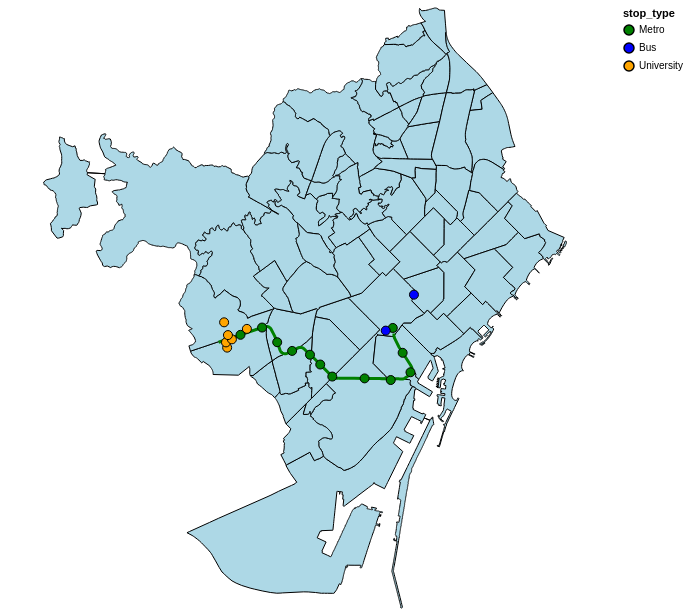

Write notebook code for a chart like this one.
### Code cell
neigh_layer = alt.Chart(neigh).mark_geoshape(
    stroke="black",
    fill="lightblue"
).properties(
    width=600,
    height=600
    
).encode(tooltip=['name'])

trajectory_layer = alt.Chart(geo_df_trajectories).mark_geoshape(
    stroke="green",
    filled = False,
    strokeWidth=3).encode(tooltip=['name']
).properties(
    width=600,
    height=600
)

point_layer = alt.Chart(geo_df_stops).mark_geoshape(
    stroke="black",size=0).encode(tooltip=['name'],color = alt.Color('stop_type:N', scale=alt.Scale(domain=['Metro', 'Bus', 'University'], range=['green', 'blue', 'orange'])))
neigh_layer + trajectory_layer + point_layer

### Figure 1 — Vega-Lite specification as saved in the notebook (floating-point values rounded to 4 significant figures; data arrays with more than 128 entries replaced by an {"elided": "..."} marker saying what was removed)
{"config": {"view": {"continuousWidth": 300, "continuousHeight": 300}}, "layer": [{"data": {"name": "data-ff3992ad043cdfa6038f5a9446ee4523"}, "mark": {"type": "geoshape", "fill": "lightblue", "stroke": "black"}, "encoding": {"tooltip": [{"field": "name", "type": "nominal"}]}}, {"data": {"name": "data-755e758e362c58ba244d529a733db689"}, "mark": {"type": "geoshape", "filled": false, "stroke": "green", "strokeWidth": 3}, "encoding": {"tooltip": [{"field": "name", "type": "nominal"}]}}, {"data": {"name": "data-402085451d783d8c24e45f92ad0344ac"}, "mark": {"type": "geoshape", "size": 0, "stroke": "black"}, "encoding": {"color": {"field": "stop_type", "scale": {"domain": ["Metro", "Bus", "University"], "range": ["green", "blue", "orange"]}, "type": "nominal"}, "tooltip": [{"field": "name", "type": "nominal"}]}}], "height": 600, "width": 600, "$schema": "https://vega.github.io/schema/vega-lite/v6.1.0.json", "datasets": {"data-ff3992ad043cdfa6038f5a9446ee4523": [{"name": "la Barceloneta", "type": "Feature", "geometry": {"type": "Polygon", "coordinates": {"elided": "1x539x2 float values"}}}, {"name": "la Marina del Prat Vermell", "type": "Feature", "geometry": {"type": "Polygon", "coordinates": {"elided": "1x2940x2 float values"}}}, {"name": "Sant Antoni", "type": "Feature", "geometry": {"type": "Polygon", "coordinates": [[[2.168, 41.38], [2.168, 41.38], [2.158, 41.38], [2.156, 41.38], [2.154, 41.38], [2.151, 41.38], [2.15, 41.38], [2.15, 41.38], [2.152, 41.38], [2.153, 41.38], [2.156, 41.38], [2.159, 41.38], [2.161, 41.38], [2.162, 41.38], [2.163, 41.39], [2.164, 41.39], [2.165, 41.39], [2.164, 41.39], [2.163, 41.38], [2.167, 41.38], [2.168, 41.38]]]}}, {"name": "Vallvidrera, el Tibidabo i les Planes", "type": "Feature", "geometry": {"type": "Polygon", "coordinates": {"elided": "1x1725x2 float values"}}}, {"name": "Sarrià", "type": "Feature", "geometry": {"type": "Polygon", "coordinates": {"elided": "1x656x2 float values"}}}, {"name": "Vallcarca i els Penitents", "type": "Feature", "geometry": {"type": "Polygon", "coordinates": {"elided": "1x521x2 float values"}}}, {"name": "Baró de Viver", "type": "Feature", "geometry": {"type": "Polygon", "coordinates": [[[2.197, 41.44], [2.196, 41.44], [2.196, 41.44], [2.196, 41.44], [2.196, 41.44], [2.197, 41.45], [2.197, 41.45], [2.198, 41.45], [2.198, 41.45], [2.2, 41.45], [2.201, 41.45], [2.202, 41.45], [2.203, 41.45], [2.203, 41.45], [2.202, 41.45], [2.202, 41.45], [2.199, 41.45], [2.199, 41.45], [2.199, 41.44], [2.2, 41.44], [2.197, 41.44]]]}}, {"name": "Sant Genís dels Agudells", "type": "Feature", "geometry": {"type": "Polygon", "coordinates": {"elided": "1x580x2 float values"}}}, {"name": "Horta", "type": "Feature", "geometry": {"type": "Polygon", "coordinates": {"elided": "1x671x2 float values"}}}, {"name": "l'Antiga Esquerra de l'Eixample", "type": "Feature", "geometry": {"type": "Polygon", "coordinates": [[[2.157, 41.39], [2.158, 41.39], [2.16, 41.39], [2.161, 41.39], [2.162, 41.39], [2.164, 41.39], [2.165, 41.39], [2.165, 41.39], [2.164, 41.39], [2.163, 41.39], [2.162, 41.38], [2.161, 41.38], [2.159, 41.38], [2.157, 41.38], [2.156, 41.38], [2.154, 41.39], [2.153, 41.39], [2.152, 41.39], [2.151, 41.39], [2.148, 41.39], [2.148, 41.39], [2.144, 41.39], [2.144, 41.39], [2.144, 41.39], [2.144, 41.39], [2.144, 41.39], [2.144, 41.39], [2.145, 41.39], [2.145, 41.39], [2.145, 41.39], [2.145, 41.39], [2.145, 41.39], [2.145, 41.39], [2.145, 41.39], [2.145, 41.39], [2.145, 41.39], [2.145, 41.39], [2.145, 41.39], [2.145, 41.39], [2.145, 41.39], [2.145, 41.39], [2.155, 41.4], [2.155, 41.4], [2.156, 41.39], [2.157, 41.39]]]}}, {"name": "el Raval", "type": "Feature", "geometry": {"type": "Polygon", "coordinates": {"elided": "1x95x2 float values"}}}, {"name": "el Barri Gòtic", "type": "Feature", "geometry": {"type": "Polygon", "coordinates": {"elided": "1x119x2 float values"}}}, {"name": "Sant Pere, Santa Caterina i la Ribera", "type": "Feature", "geometry": {"type": "Polygon", "coordinates": {"elided": "1x65x2 float values"}}}, {"name": "el Fort Pienc", "type": "Feature", "geometry": {"type": "Polygon", "coordinates": [[[2.184, 41.39], [2.182, 41.39], [2.181, 41.39], [2.18, 41.39], [2.176, 41.39], [2.176, 41.39], [2.176, 41.39], [2.176, 41.39], [2.176, 41.39], [2.176, 41.39], [2.176, 41.39], [2.176, 41.39], [2.176, 41.39], [2.176, 41.39], [2.176, 41.39], [2.176, 41.4], [2.176, 41.4], [2.176, 41.4], [2.176, 41.4], [2.176, 41.4], [2.176, 41.4], [2.176, 41.4], [2.177, 41.4], [2.177, 41.4], [2.177, 41.4], [2.178, 41.4], [2.178, 41.4], [2.177, 41.4], [2.177, 41.4], [2.177, 41.4], [2.176, 41.4], [2.176, 41.4], [2.175, 41.4], [2.174, 41.4], [2.173, 41.4], [2.175, 41.4], [2.185, 41.4], [2.187, 41.4], [2.187, 41.39], [2.187, 41.39], [2.187, 41.39], [2.187, 41.39], [2.187, 41.39], [2.187, 41.39], [2.187, 41.39], [2.187, 41.39], [2.187, 41.39], [2.187, 41.39], [2.187, 41.39], [2.187, 41.39], [2.187, 41.39], [2.184, 41.39]]]}}, {"name": "la Sagrada Família", "type": "Feature", "geometry": {"type": "Polygon", "coordinates": [[[2.173, 41.4], [2.173, 41.4], [2.173, 41.4], [2.171, 41.4], [2.17, 41.4], [2.17, 41.4], [2.17, 41.4], [2.172, 41.4], [2.169, 41.41], [2.175, 41.41], [2.179, 41.41], [2.181, 41.41], [2.182, 41.41], [2.183, 41.41], [2.186, 41.4], [2.185, 41.4], [2.185, 41.4], [2.175, 41.4], [2.173, 41.4]]]}}, {"name": "la Dreta de l'Eixample", "type": "Feature", "geometry": {"type": "Polygon", "coordinates": {"elided": "1x65x2 float values"}}}, {"name": "la Nova Esquerra de l'Eixample", "type": "Feature", "geometry": {"type": "Polygon", "coordinates": [[[2.152, 41.38], [2.15, 41.38], [2.149, 41.38], [2.149, 41.38], [2.148, 41.38], [2.142, 41.38], [2.143, 41.39], [2.143, 41.39], [2.143, 41.39], [2.143, 41.39], [2.144, 41.39], [2.144, 41.39], [2.148, 41.39], [2.148, 41.39], [2.151, 41.39], [2.152, 41.39], [2.153, 41.39], [2.154, 41.39], [2.156, 41.38], [2.157, 41.38], [2.159, 41.38], [2.156, 41.38], [2.153, 41.38], [2.152, 41.38]]]}}, {"name": "el Poble-sec", "type": "Feature", "geometry": {"type": "Polygon", "coordinates": {"elided": "1x312x2 float values"}}}, {"name": "la Marina de Port", "type": "Feature", "geometry": {"type": "Polygon", "coordinates": {"elided": "1x182x2 float values"}}}, {"name": "la Font de la Guatlla", "type": "Feature", "geometry": {"type": "Polygon", "coordinates": {"elided": "1x91x2 float values"}}}, {"name": "Hostafrancs", "type": "Feature", "geometry": {"type": "Polygon", "coordinates": {"elided": "1x91x2 float values"}}}, {"name": "la Bordeta", "type": "Feature", "geometry": {"type": "Polygon", "coordinates": {"elided": "1x92x2 float values"}}}, {"name": "Sants - Badal", "type": "Feature", "geometry": {"type": "Polygon", "coordinates": [[[2.13, 41.38], [2.13, 41.38], [2.131, 41.37], [2.131, 41.37], [2.132, 41.37], [2.132, 41.37], [2.132, 41.37], [2.131, 41.37], [2.131, 41.37], [2.131, 41.37], [2.131, 41.37], [2.131, 41.37], [2.13, 41.37], [2.13, 41.37], [2.13, 41.37], [2.129, 41.37], [2.129, 41.37], [2.129, 41.37], [2.129, 41.37], [2.128, 41.37], [2.128, 41.37], [2.127, 41.37], [2.127, 41.37], [2.126, 41.37], [2.126, 41.37], [2.126, 41.37], [2.125, 41.37], [2.125, 41.37], [2.124, 41.37], [2.124, 41.37], [2.124, 41.37], [2.124, 41.37], [2.124, 41.37], [2.124, 41.37], [2.124, 41.37], [2.124, 41.37], [2.124, 41.37], [2.124, 41.37], [2.123, 41.37], [2.122, 41.38], [2.122, 41.38], [2.122, 41.38], [2.122, 41.38], [2.123, 41.38], [2.125, 41.38], [2.128, 41.38], [2.129, 41.38], [2.129, 41.38], [2.13, 41.38], [2.13, 41.38], [2.13, 41.38]]]}}, {"name": "Sants", "type": "Feature", "geometry": {"type": "Polygon", "coordinates": {"elided": "1x106x2 float values"}}}, {"name": "les Corts", "type": "Feature", "geometry": {"type": "Polygon", "coordinates": {"elided": "1x82x2 float values"}}}, {"name": "la Maternitat i Sant Ramon", "type": "Feature", "geometry": {"type": "Polygon", "coordinates": {"elided": "1x86x2 float values"}}}, {"name": "Pedralbes", "type": "Feature", "geometry": {"type": "Polygon", "coordinates": {"elided": "1x313x2 float values"}}}, {"name": "les Tres Torres", "type": "Feature", "geometry": {"type": "Polygon", "coordinates": {"elided": "1x116x2 float values"}}}, {"name": "Sant Gervasi - la Bonanova", "type": "Feature", "geometry": {"type": "Polygon", "coordinates": {"elided": "1x514x2 float values"}}}, {"name": "Sant Gervasi - Galvany", "type": "Feature", "geometry": {"type": "Polygon", "coordinates": {"elided": "1x134x2 float values"}}}, {"name": "el Putxet i el Farró", "type": "Feature", "geometry": {"type": "Polygon", "coordinates": {"elided": "1x185x2 float values"}}}, {"name": "el Coll", "type": "Feature", "geometry": {"type": "Polygon", "coordinates": {"elided": "1x179x2 float values"}}}, {"name": "la Salut", "type": "Feature", "geometry": {"type": "Polygon", "coordinates": {"elided": "1x169x2 float values"}}}, {"name": "la Vila de Gràcia", "type": "Feature", "geometry": {"type": "Polygon", "coordinates": {"elided": "1x84x2 float values"}}}, {"name": "el Camp d'en Grassot i Gràcia Nova", "type": "Feature", "geometry": {"type": "Polygon", "coordinates": [[[2.169, 41.4], [2.167, 41.4], [2.166, 41.4], [2.165, 41.4], [2.165, 41.4], [2.164, 41.4], [2.164, 41.4], [2.163, 41.4], [2.162, 41.4], [2.162, 41.4], [2.162, 41.4], [2.164, 41.4], [2.163, 41.41], [2.163, 41.41], [2.163, 41.41], [2.163, 41.41], [2.162, 41.41], [2.162, 41.41], [2.161, 41.41], [2.161, 41.41], [2.161, 41.41], [2.161, 41.41], [2.16, 41.41], [2.16, 41.41], [2.16, 41.41], [2.159, 41.41], [2.158, 41.41], [2.158, 41.41], [2.16, 41.41], [2.161, 41.41], [2.162, 41.41], [2.162, 41.41], [2.163, 41.41], [2.164, 41.41], [2.164, 41.41], [2.164, 41.41], [2.165, 41.41], [2.169, 41.41], [2.172, 41.4], [2.169, 41.4]]]}}, {"name": "el Baix Guinardó", "type": "Feature", "geometry": {"type": "Polygon", "coordinates": [[[2.17, 41.41], [2.169, 41.41], [2.165, 41.41], [2.164, 41.41], [2.164, 41.41], [2.164, 41.41], [2.163, 41.41], [2.162, 41.41], [2.161, 41.41], [2.161, 41.41], [2.161, 41.41], [2.161, 41.41], [2.162, 41.41], [2.162, 41.41], [2.162, 41.41], [2.162, 41.41], [2.163, 41.41], [2.163, 41.41], [2.163, 41.41], [2.163, 41.41], [2.164, 41.41], [2.164, 41.41], [2.164, 41.41], [2.164, 41.41], [2.166, 41.41], [2.166, 41.41], [2.167, 41.42], [2.167, 41.42], [2.168, 41.42], [2.168, 41.42], [2.168, 41.42], [2.168, 41.42], [2.168, 41.42], [2.168, 41.42], [2.168, 41.42], [2.168, 41.42], [2.169, 41.42], [2.169, 41.42], [2.169, 41.42], [2.169, 41.42], [2.169, 41.42], [2.169, 41.42], [2.169, 41.42], [2.169, 41.42], [2.169, 41.42], [2.169, 41.42], [2.169, 41.42], [2.169, 41.42], [2.169, 41.41], [2.17, 41.41], [2.17, 41.41], [2.17, 41.41], [2.17, 41.41], [2.17, 41.41], [2.171, 41.41], [2.171, 41.41], [2.171, 41.41], [2.171, 41.41], [2.172, 41.41], [2.173, 41.41], [2.174, 41.41], [2.174, 41.41], [2.17, 41.41]]]}}, {"name": "Can Baró", "type": "Feature", "geometry": {"type": "Polygon", "coordinates": {"elided": "1x329x2 float values"}}}, {"name": "el Clot", "type": "Feature", "geometry": {"type": "Polygon", "coordinates": [[[2.192, 41.41], [2.194, 41.41], [2.194, 41.41], [2.194, 41.41], [2.194, 41.41], [2.195, 41.41], [2.195, 41.41], [2.195, 41.41], [2.195, 41.41], [2.196, 41.41], [2.197, 41.41], [2.197, 41.41], [2.197, 41.41], [2.195, 41.41], [2.193, 41.41], [2.191, 41.41], [2.19, 41.41], [2.188, 41.4], [2.188, 41.4], [2.188, 41.4], [2.188, 41.4], [2.188, 41.4], [2.187, 41.4], [2.187, 41.4], [2.187, 41.4], [2.187, 41.4], [2.187, 41.4], [2.186, 41.4], [2.186, 41.4], [2.186, 41.4], [2.186, 41.4], [2.183, 41.41], [2.185, 41.41], [2.186, 41.41], [2.187, 41.41], [2.187, 41.41], [2.187, 41.41], [2.187, 41.42], [2.187, 41.42], [2.188, 41.41], [2.189, 41.41], [2.19, 41.41], [2.191, 41.42], [2.191, 41.42], [2.192, 41.41]]]}}, {"name": "el Guinardó", "type": "Feature", "geometry": {"type": "Polygon", "coordinates": {"elided": "1x327x2 float values"}}}, {"name": "la Teixonera", "type": "Feature", "geometry": {"type": "Polygon", "coordinates": {"elided": "1x127x2 float values"}}}, {"name": "la Font d'en Fargues", "type": "Feature", "geometry": {"type": "Polygon", "coordinates": {"elided": "1x211x2 float values"}}}, {"name": "la Vall d'Hebron", "type": "Feature", "geometry": {"type": "Polygon", "coordinates": {"elided": "1x235x2 float values"}}}, {"name": "el Carmel", "type": "Feature", "geometry": {"type": "Polygon", "coordinates": {"elided": "1x373x2 float values"}}}, {"name": "el Parc i la Llacuna del Poblenou", "type": "Feature", "geometry": {"type": "Polygon", "coordinates": [[[2.194, 41.41], [2.195, 41.4], [2.195, 41.4], [2.196, 41.4], [2.197, 41.4], [2.197, 41.4], [2.197, 41.4], [2.197, 41.4], [2.195, 41.4], [2.194, 41.4], [2.194, 41.4], [2.195, 41.4], [2.196, 41.4], [2.195, 41.4], [2.191, 41.39], [2.19, 41.39], [2.189, 41.39], [2.188, 41.39], [2.187, 41.39], [2.185, 41.39], [2.182, 41.39], [2.187, 41.39], [2.187, 41.39], [2.187, 41.39], [2.187, 41.39], [2.187, 41.39], [2.187, 41.39], [2.187, 41.39], [2.187, 41.39], [2.187, 41.39], [2.187, 41.39], [2.187, 41.39], [2.187, 41.39], [2.187, 41.39], [2.187, 41.4], [2.185, 41.4], [2.186, 41.4], [2.186, 41.4], [2.186, 41.4], [2.186, 41.4], [2.187, 41.4], [2.187, 41.4], [2.187, 41.4], [2.187, 41.4], [2.187, 41.4], [2.188, 41.4], [2.188, 41.4], [2.188, 41.4], [2.188, 41.4], [2.188, 41.4], [2.19, 41.41], [2.191, 41.41], [2.193, 41.41], [2.194, 41.41], [2.194, 41.41]]]}}, {"name": "Montbau", "type": "Feature", "geometry": {"type": "Polygon", "coordinates": {"elided": "1x458x2 float values"}}}, {"name": "Provençals del Poblenou", "type": "Feature", "geometry": {"type": "Polygon", "coordinates": [[[2.196, 41.41], [2.194, 41.41], [2.193, 41.41], [2.191, 41.41], [2.193, 41.41], [2.195, 41.41], [2.197, 41.41], [2.198, 41.41], [2.202, 41.41], [2.203, 41.42], [2.205, 41.42], [2.208, 41.42], [2.21, 41.42], [2.21, 41.42], [2.21, 41.42], [2.209, 41.42], [2.209, 41.42], [2.208, 41.42], [2.208, 41.42], [2.208, 41.42], [2.207, 41.42], [2.209, 41.41], [2.21, 41.41], [2.211, 41.41], [2.212, 41.41], [2.211, 41.41], [2.21, 41.41], [2.209, 41.41], [2.208, 41.41], [2.206, 41.41], [2.204, 41.41], [2.202, 41.41], [2.199, 41.41], [2.196, 41.41]]]}}, {"name": "la Clota", "type": "Feature", "geometry": {"type": "Polygon", "coordinates": {"elided": "1x141x2 float values"}}}, {"name": "Vilapicina i la Torre Llobeta", "type": "Feature", "geometry": {"type": "Polygon", "coordinates": [[[2.166, 41.43], [2.166, 41.43], [2.166, 41.43], [2.166, 41.43], [2.167, 41.43], [2.167, 41.43], [2.169, 41.43], [2.169, 41.43], [2.17, 41.43], [2.172, 41.43], [2.173, 41.43], [2.174, 41.43], [2.175, 41.43], [2.176, 41.43], [2.177, 41.43], [2.178, 41.43], [2.183, 41.43], [2.184, 41.43], [2.184, 41.43], [2.184, 41.43], [2.179, 41.43], [2.177, 41.43], [2.177, 41.43], [2.177, 41.43], [2.176, 41.43], [2.176, 41.43], [2.176, 41.43], [2.17, 41.43], [2.17, 41.43], [2.167, 41.43], [2.165, 41.43], [2.164, 41.43], [2.164, 41.43], [2.164, 41.43], [2.164, 41.43], [2.164, 41.43], [2.164, 41.43], [2.164, 41.43], [2.164, 41.43], [2.165, 41.43], [2.165, 41.43], [2.166, 41.43], [2.165, 41.43], [2.164, 41.43], [2.164, 41.43], [2.164, 41.43], [2.165, 41.43], [2.165, 41.43], [2.166, 41.43]]]}}, {"name": "Porta", "type": "Feature", "geometry": {"type": "Polygon", "coordinates": [[[2.185, 41.44], [2.183, 41.43], [2.183, 41.43], [2.183, 41.43], [2.183, 41.43], [2.183, 41.43], [2.178, 41.43], [2.177, 41.43], [2.176, 41.43], [2.175, 41.43], [2.175, 41.43], [2.174, 41.43], [2.174, 41.43], [2.174, 41.43], [2.174, 41.43], [2.173, 41.43], [2.173, 41.43], [2.173, 41.43], [2.173, 41.43], [2.172, 41.43], [2.172, 41.43], [2.172, 41.44], [2.172, 41.44], [2.172, 41.44], [2.173, 41.44], [2.173, 41.44], [2.173, 41.44], [2.174, 41.44], [2.174, 41.44], [2.174, 41.44], [2.174, 41.44], [2.174, 41.44], [2.174, 41.44], [2.174, 41.44], [2.175, 41.44], [2.175, 41.44], [2.175, 41.44], [2.175, 41.44], [2.175, 41.44], [2.175, 41.44], [2.175, 41.44], [2.175, 41.44], [2.175, 41.44], [2.179, 41.44], [2.18, 41.44], [2.182, 41.44], [2.182, 41.44], [2.185, 41.44]]]}}, {"name": "el Turó de la Peira", "type": "Feature", "geometry": {"type": "Polygon", "coordinates": {"elided": "1x105x2 float values"}}}, {"name": "Can Peguera", "type": "Feature", "geometry": {"type": "Polygon", "coordinates": {"elided": "1x78x2 float values"}}}, {"name": "la Guineueta", "type": "Feature", "geometry": {"type": "Polygon", "coordinates": {"elided": "1x149x2 float values"}}}, {"name": "Canyelles", "type": "Feature", "geometry": {"type": "Polygon", "coordinates": {"elided": "1x237x2 float values"}}}, {"name": "Sant Martí de Provençals", "type": "Feature", "geometry": {"type": "Polygon", "coordinates": [[[2.197, 41.41], [2.197, 41.41], [2.197, 41.41], [2.197, 41.41], [2.196, 41.41], [2.195, 41.41], [2.195, 41.41], [2.195, 41.41], [2.195, 41.41], [2.194, 41.41], [2.194, 41.41], [2.194, 41.41], [2.194, 41.41], [2.192, 41.41], [2.193, 41.42], [2.194, 41.42], [2.193, 41.42], [2.193, 41.42], [2.193, 41.42], [2.193, 41.42], [2.193, 41.42], [2.193, 41.42], [2.194, 41.42], [2.194, 41.42], [2.195, 41.42], [2.196, 41.42], [2.198, 41.42], [2.199, 41.42], [2.199, 41.42], [2.199, 41.42], [2.199, 41.42], [2.2, 41.42], [2.202, 41.42], [2.203, 41.42], [2.204, 41.42], [2.204, 41.42], [2.205, 41.42], [2.205, 41.42], [2.203, 41.42], [2.202, 41.41], [2.198, 41.41], [2.197, 41.41]]]}}, {"name": "les Roquetes", "type": "Feature", "geometry": {"type": "Polygon", "coordinates": {"elided": "1x343x2 float values"}}}, {"name": "Verdun", "type": "Feature", "geometry": {"type": "Polygon", "coordinates": [[[2.175, 41.44], [2.175, 41.44], [2.175, 41.44], [2.175, 41.44], [2.174, 41.44], [2.174, 41.44], [2.174, 41.44], [2.174, 41.44], [2.174, 41.44], [2.174, 41.44], [2.174, 41.44], [2.174, 41.44], [2.173, 41.44], [2.173, 41.44], [2.173, 41.44], [2.173, 41.44], [2.173, 41.44], [2.173, 41.44], [2.173, 41.44], [2.173, 41.44], [2.173, 41.44], [2.173, 41.44], [2.173, 41.44], [2.173, 41.44], [2.172, 41.44], [2.172, 41.44], [2.172, 41.44], [2.172, 41.44], [2.172, 41.44], [2.172, 41.44], [2.173, 41.44], [2.174, 41.44], [2.174, 41.44], [2.174, 41.44], [2.175, 41.44], [2.175, 41.44], [2.175, 41.44], [2.176, 41.44], [2.176, 41.44], [2.176, 41.45], [2.177, 41.45], [2.177, 41.45], [2.178, 41.45], [2.178, 41.45], [2.179, 41.45], [2.179, 41.45], [2.179, 41.45], [2.179, 41.45], [2.179, 41.45], [2.18, 41.45], [2.179, 41.45], [2.179, 41.44], [2.178, 41.44], [2.178, 41.44], [2.178, 41.44], [2.178, 41.44], [2.177, 41.44], [2.177, 41.44], [2.176, 41.44], [2.175, 41.44]]]}}, {"name": "la Prosperitat", "type": "Feature", "geometry": {"type": "Polygon", "coordinates": [[[2.176, 41.44], [2.175, 41.44], [2.175, 41.44], [2.175, 41.44], [2.175, 41.44], [2.175, 41.44], [2.175, 41.44], [2.175, 41.44], [2.175, 41.44], [2.175, 41.44], [2.175, 41.44], [2.175, 41.44], [2.176, 41.44], [2.177, 41.44], [2.177, 41.44], [2.178, 41.44], [2.178, 41.44], [2.178, 41.44], [2.178, 41.44], [2.179, 41.44], [2.179, 41.45], [2.18, 41.45], [2.18, 41.45], [2.18, 41.45], [2.18, 41.45], [2.18, 41.45], [2.181, 41.45], [2.182, 41.45], [2.183, 41.45], [2.185, 41.45], [2.186, 41.45], [2.187, 41.45], [2.187, 41.45], [2.187, 41.45], [2.187, 41.45], [2.188, 41.45], [2.186, 41.44], [2.186, 41.44], [2.185, 41.44], [2.182, 41.44], [2.182, 41.44], [2.18, 41.44], [2.179, 41.44], [2.176, 41.44]]]}}, {"name": "la Trinitat Nova", "type": "Feature", "geometry": {"type": "Polygon", "coordinates": {"elided": "1x128x2 float values"}}}, {"name": "Ciutat Meridiana", "type": "Feature", "geometry": {"type": "Polygon", "coordinates": {"elided": "1x170x2 float values"}}}, {"name": "Vallbona", "type": "Feature", "geometry": {"type": "Polygon", "coordinates": {"elided": "1x80x2 float values"}}}, {"name": "la Trinitat Vella", "type": "Feature", "geometry": {"type": "Polygon", "coordinates": {"elided": "1x99x2 float values"}}}, {"name": "Torre Baró", "type": "Feature", "geometry": {"type": "Polygon", "coordinates": {"elided": "1x492x2 float values"}}}, {"name": "el Bon Pastor", "type": "Feature", "geometry": {"type": "Polygon", "coordinates": {"elided": "1x143x2 float values"}}}, {"name": "Sant Andreu", "type": "Feature", "geometry": {"type": "Polygon", "coordinates": {"elided": "1x122x2 float values"}}}, {"name": "la Sagrera", "type": "Feature", "geometry": {"type": "Polygon", "coordinates": {"elided": "1x77x2 float values"}}}, {"name": "el Congrés i els Indians", "type": "Feature", "geometry": {"type": "Polygon", "coordinates": [[[2.181, 41.42], [2.181, 41.42], [2.181, 41.42], [2.181, 41.42], [2.181, 41.42], [2.181, 41.42], [2.181, 41.42], [2.18, 41.42], [2.177, 41.43], [2.176, 41.43], [2.176, 41.43], [2.177, 41.43], [2.177, 41.43], [2.177, 41.43], [2.179, 41.43], [2.184, 41.43], [2.184, 41.43], [2.184, 41.43], [2.184, 41.42], [2.184, 41.42], [2.184, 41.42], [2.183, 41.42], [2.182, 41.42], [2.182, 41.42], [2.182, 41.42], [2.181, 41.42], [2.181, 41.42]]]}}, {"name": "Navas", "type": "Feature", "geometry": {"type": "Polygon", "coordinates": [[[2.189, 41.42], [2.19, 41.42], [2.191, 41.42], [2.191, 41.42], [2.191, 41.42], [2.191, 41.42], [2.191, 41.42], [2.191, 41.42], [2.191, 41.42], [2.19, 41.41], [2.189, 41.41], [2.188, 41.41], [2.183, 41.42], [2.181, 41.42], [2.18, 41.42], [2.18, 41.42], [2.181, 41.42], [2.181, 41.42], [2.181, 41.42], [2.182, 41.42], [2.182, 41.42], [2.182, 41.42], [2.183, 41.42], [2.184, 41.42], [2.184, 41.42], [2.186, 41.42], [2.187, 41.42], [2.187, 41.42], [2.189, 41.42]]]}}, {"name": "el Camp de l'Arpa del Clot", "type": "Feature", "geometry": {"type": "Polygon", "coordinates": [[[2.185, 41.41], [2.183, 41.41], [2.182, 41.41], [2.181, 41.41], [2.179, 41.41], [2.175, 41.41], [2.181, 41.42], [2.183, 41.42], [2.187, 41.42], [2.187, 41.42], [2.187, 41.41], [2.187, 41.41], [2.187, 41.41], [2.186, 41.41], [2.185, 41.41]]]}}, {"name": "la Vila Olímpica del Poblenou", "type": "Feature", "geometry": {"type": "Polygon", "coordinates": {"elided": "1x288x2 float values"}}}, {"name": "el Poblenou", "type": "Feature", "geometry": {"type": "Polygon", "coordinates": {"elided": "1x85x2 float values"}}}, {"name": "la Verneda i la Pau", "type": "Feature", "geometry": {"type": "Polygon", "coordinates": {"elided": "1x78x2 float values"}}}, {"name": "Diagonal Mar i el Front Marítim del Poblenou", "type": "Feature", "geometry": {"type": "Polygon", "coordinates": {"elided": "1x388x2 float values"}}}, {"name": "el Besòs i el Maresme", "type": "Feature", "geometry": {"type": "Polygon", "coordinates": {"elided": "1x492x2 float values"}}}], "data-755e758e362c58ba244d529a733db689": [{"name": "Palau Reial", "type": "Feature", "geometry": {"type": "MultiLineString", "coordinates": [[[2.111, 41.38], [2.112, 41.38], [2.115, 41.38], [2.115, 41.39], [2.117, 41.39], [2.119, 41.39]]]}}, {"name": "Maria Cristina", "type": "Feature", "geometry": {"type": "MultiLineString", "coordinates": [[[2.119, 41.39], [2.126, 41.39]]]}}, {"name": "Les Corts", "type": "Feature", "geometry": {"type": "MultiLineString", "coordinates": [[[2.126, 41.39], [2.126, 41.39], [2.127, 41.39], [2.127, 41.39], [2.127, 41.39], [2.127, 41.39], [2.127, 41.39], [2.127, 41.39], [2.128, 41.39], [2.128, 41.39], [2.128, 41.39], [2.128, 41.39], [2.128, 41.39], [2.128, 41.39], [2.129, 41.39], [2.129, 41.39], [2.129, 41.39], [2.129, 41.39], [2.129, 41.39], [2.129, 41.39], [2.13, 41.39], [2.13, 41.39], [2.13, 41.39], [2.13, 41.39], [2.131, 41.38]]]}}, {"name": "Plaça del Centre", "type": "Feature", "geometry": {"type": "MultiLineString", "coordinates": [[[2.131, 41.38], [2.131, 41.38], [2.131, 41.38], [2.131, 41.38], [2.132, 41.38], [2.132, 41.38], [2.132, 41.38], [2.132, 41.38], [2.132, 41.38], [2.132, 41.38], [2.132, 41.38], [2.132, 41.38], [2.133, 41.38], [2.133, 41.38], [2.133, 41.38], [2.133, 41.38], [2.133, 41.38], [2.133, 41.38], [2.134, 41.38], [2.134, 41.38], [2.134, 41.38], [2.134, 41.38], [2.134, 41.38], [2.134, 41.38], [2.134, 41.38], [2.134, 41.38], [2.135, 41.38], [2.136, 41.38]]]}}, {"name": "Sants Estació", "type": "Feature", "geometry": {"type": "MultiLineString", "coordinates": [[[2.136, 41.38], [2.138, 41.38], [2.138, 41.38], [2.138, 41.38], [2.138, 41.38], [2.138, 41.38], [2.138, 41.38], [2.139, 41.38], [2.139, 41.38], [2.139, 41.38], [2.139, 41.38], [2.139, 41.38], [2.139, 41.38], [2.14, 41.38], [2.14, 41.38], [2.14, 41.38], [2.14, 41.38], [2.14, 41.38], [2.14, 41.38], [2.141, 41.38]]]}}, {"name": "Tarragona", "type": "Feature", "geometry": {"type": "MultiLineString", "coordinates": [[[2.141, 41.38], [2.142, 41.38], [2.142, 41.38], [2.142, 41.38], [2.142, 41.38], [2.142, 41.38], [2.142, 41.38], [2.142, 41.38], [2.143, 41.38], [2.145, 41.38]]]}}, {"name": "Espanya", "type": "Feature", "geometry": {"type": "MultiLineString", "coordinates": [[[2.145, 41.38], [2.149, 41.38], [2.149, 41.38], [2.149, 41.38], [2.149, 41.38], [2.15, 41.38], [2.15, 41.38], [2.15, 41.38], [2.15, 41.38], [2.15, 41.38], [2.151, 41.38], [2.151, 41.38], [2.151, 41.38], [2.152, 41.38]]]}}, {"name": "Poble Sec", "type": "Feature", "geometry": {"type": "MultiLineString", "coordinates": [[[2.152, 41.38], [2.152, 41.38], [2.154, 41.38], [2.157, 41.38], [2.16, 41.37]]]}}, {"name": "Paral·lel", "type": "Feature", "geometry": {"type": "MultiLineString", "coordinates": [[[2.16, 41.37], [2.164, 41.37], [2.164, 41.37], [2.165, 41.37], [2.165, 41.37], [2.165, 41.37], [2.166, 41.37], [2.166, 41.37], [2.167, 41.37], [2.169, 41.37]]]}}, {"name": "Drassanes", "type": "Feature", "geometry": {"type": "MultiLineString", "coordinates": [[[2.169, 41.37], [2.172, 41.37], [2.172, 41.37], [2.172, 41.37], [2.173, 41.37], [2.173, 41.37], [2.173, 41.37], [2.173, 41.37], [2.173, 41.37], [2.173, 41.37], [2.174, 41.37], [2.174, 41.38], [2.174, 41.38], [2.175, 41.38], [2.175, 41.38], [2.175, 41.38], [2.175, 41.38], [2.175, 41.38], [2.175, 41.38], [2.175, 41.38], [2.176, 41.38]]]}}, {"name": "Liceu", "type": "Feature", "geometry": {"type": "MultiLineString", "coordinates": [[[2.176, 41.38], [2.176, 41.38], [2.176, 41.38], [2.176, 41.38], [2.176, 41.38], [2.176, 41.38], [2.176, 41.38], [2.176, 41.38], [2.176, 41.38], [2.176, 41.38], [2.176, 41.38], [2.176, 41.38], [2.176, 41.38], [2.176, 41.38], [2.176, 41.38], [2.176, 41.38], [2.176, 41.38], [2.176, 41.38], [2.173, 41.38]]]}}, {"name": "Catalunya", "type": "Feature", "geometry": {"type": "MultiLineString", "coordinates": [[[2.173, 41.38], [2.172, 41.38], [2.172, 41.38], [2.172, 41.38], [2.172, 41.38], [2.17, 41.39], [2.17, 41.39], [2.17, 41.39], [2.17, 41.39], [2.17, 41.39], [2.17, 41.39], [2.17, 41.39], [2.17, 41.39], [2.17, 41.39]]]}}], "data-402085451d783d8c24e45f92ad0344ac": [{"name": "Espanya", "stop_type": "Metro", "type": "Feature", "geometry": {"type": "Point", "coordinates": [2.149, 41.38]}}, {"name": "Catalunya", "stop_type": "Metro", "type": "Feature", "geometry": {"type": "Point", "coordinates": [2.17, 41.39]}}, {"name": "Paral·lel", "stop_type": "Metro", "type": "Feature", "geometry": {"type": "Point", "coordinates": [2.169, 41.37]}}, {"name": "Palau Reial", "stop_type": "Metro", "type": "Feature", "geometry": {"type": "Point", "coordinates": [2.119, 41.39]}}, {"name": "Maria Cristina", "stop_type": "Metro", "type": "Feature", "geometry": {"type": "Point", "coordinates": [2.126, 41.39]}}, {"name": "Les Corts", "stop_type": "Metro", "type": "Feature", "geometry": {"type": "Point", "coordinates": [2.131, 41.38]}}, {"name": "Plaça del Centre", "stop_type": "Metro", "type": "Feature", "geometry": {"type": "Point", "coordinates": [2.136, 41.38]}}, {"name": "Sants Estació", "stop_type": "Metro", "type": "Feature", "geometry": {"type": "Point", "coordinates": [2.142, 41.38]}}, {"name": "Tarragona", "stop_type": "Metro", "type": "Feature", "geometry": {"type": "Point", "coordinates": [2.145, 41.38]}}, {"name": "Poble Sec", "stop_type": "Metro", "type": "Feature", "geometry": {"type": "Point", "coordinates": [2.16, 41.37]}}, {"name": "Drassanes", "stop_type": "Metro", "type": "Feature", "geometry": {"type": "Point", "coordinates": [2.176, 41.38]}}, {"name": "Liceu", "stop_type": "Metro", "type": "Feature", "geometry": {"type": "Point", "coordinates": [2.173, 41.38]}}, {"name": "Ronda Universitat", "stop_type": "Bus", "type": "Feature", "geometry": {"type": "Point", "coordinates": [2.167, 41.39]}}, {"name": "Plaça Tetuan", "stop_type": "Bus", "type": "Feature", "geometry": {"type": "Point", "coordinates": [2.177, 41.4]}}, {"name": "Fib", "stop_type": "University", "type": "Feature", "geometry": {"type": "Point", "coordinates": [2.113, 41.39]}}, {"name": "Belles Arts", "stop_type": "University", "type": "Feature", "geometry": {"type": "Point", "coordinates": [2.114, 41.38]}}, {"name": "Arquitectura", "stop_type": "University", "type": "Feature", "geometry": {"type": "Point", "coordinates": [2.114, 41.38]}}, {"name": "FME", "stop_type": "University", "type": "Feature", "geometry": {"type": "Point", "coordinates": [2.116, 41.38]}}, {"name": "Economia i Empresa", "stop_type": "University", "type": "Feature", "geometry": {"type": "Point", "coordinates": [2.114, 41.39]}}, {"name": "Dret", "stop_type": "University", "type": "Feature", "geometry": {"type": "Point", "coordinates": [2.121, 41.39]}}]}}
